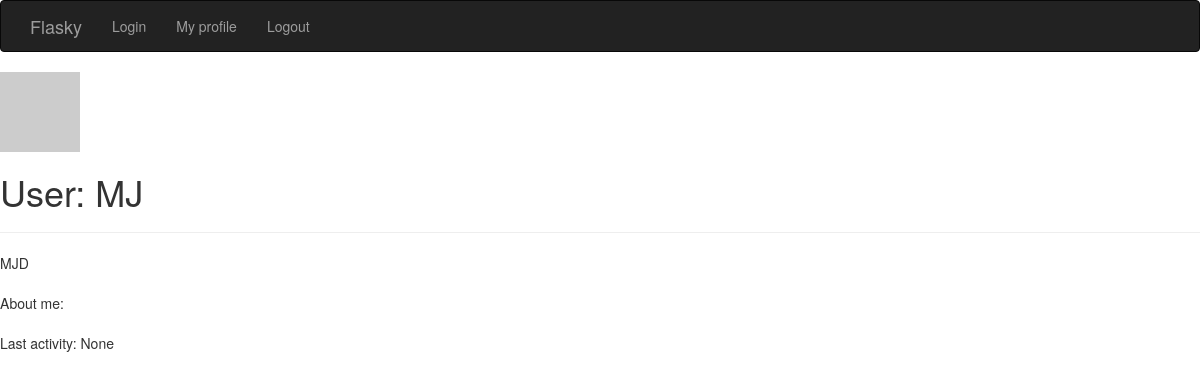
The app's page /user/MJ (signed in) with its own data.
### app/models.py (models this page shows, shortened)
class Artist(UserMixin, db.Model):
    id = db.Column(db.Integer, primary_key=True)
    username = db.Column(db.String(64), index=True, unique=True)
    email = db.Column(db.String(120), index=True, unique=True)
    password_hash = db.Column(db.String(128))
    aboutMe=db.Column(db.String(300))
    last_seen = db.Column(db.DateTime, default=datetime.utcnow)
    user_id = db.Column(db.Integer, db.ForeignKey('group.id'))
    def avatar(self, size):
        digest = md5(self.email.lower().encode('utf-8')).hexdigest()
        return 'https://www.gravatar.com/avatar/{}?d=identicon&s={}'.format(
            digest, size)

### app/__init__.py (the view)
    @app.route('/user/<username>')
    @login_required
    def user(username):
        user = Artist.query.filter_by(username=username).first_or_404()
        posts = [
            {'author': user, 'body': 'Test post #1'},
            {'author': user, 'body': 'Test post #2'}
        ]
        return render_template('user.html', user=user)

### app/models.py (called while the page is built)
@login.user_loader
def load_user(id):
    return Artist.query.get(int(id))

### app/templates/user.html (shortened to what this page needs)
{% extends "base.html" %}
{% block content %}
    <table>
        <tr valign="top">
            <td><img src="{{ user.avatar(128) }}"></td>
        </tr>
    </table>
    <h1>User: {{ user.username }}</h1>
    <hr>
    <p>
    {{ current_user.username }} </b><br>
        <br>
        About me: <br>
        <br>
        Last activity: {{ current_user.last_seen }}
    </p>
{% endblock %}

### app/templates/base.html (shortened to what this page needs)
{% extends "bootstrap/base.html" %}
{% block navbar %}
<div class="navbar navbar-inverse" role="navigation">
    <div class="container">
        <div class="navbar-header">
        <a class="navbar-brand" href="/">Flasky</a>
    </div>
        <div class="navbar-collapse collapse">
            <ul class="nav navbar-nav">
            <li><a href="/login">Login</a></li><li><a href="/user/<username>">My profile</a></li><li><a href="logout">Logout</a></li>
            </ul>
        </div>
    </div>
</div>
{% endblock %}

### records on screen
Artist: username "MJ"
Artist: username "MJD", last_seen "None"
